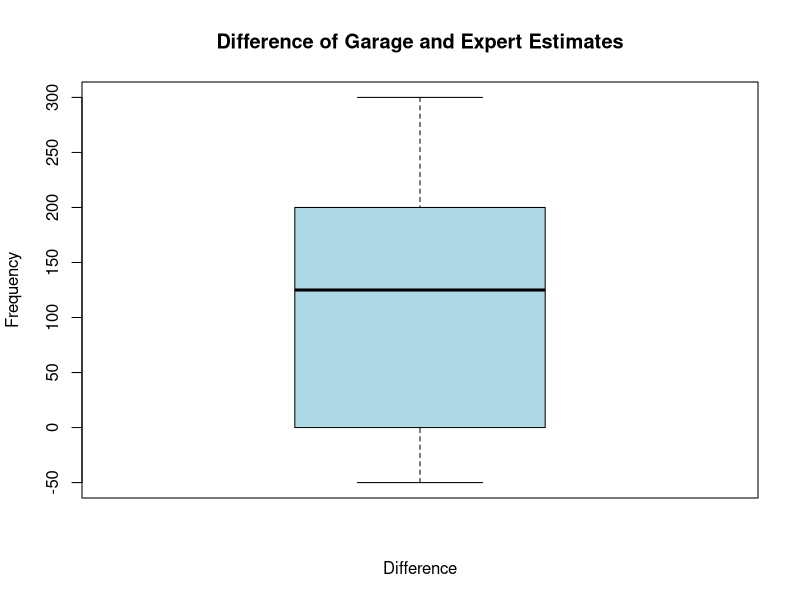

Write R code to recreate this figure.
g <- c(500, 1550, 1250, 1300, 750, 1000, 1250, 1300, 800, 2500)
e <- c(400, 1500, 1300, 1300, 800, 800, 1000, 1100, 650, 2200)


gmean <- mean(g)
gstd <- sd(g)
emean <- mean(e)
estd <- sd(e)
diff <- gmean - emean



message("Garage Mean: ", gmean)
message("Expert Mean: ", emean)
message("Mean difference (δ): ", diff)


diffs <- g - e
dstd <- sd(diffs)
dmean <- mean(diffs)

# stem(diffs)
boxplot(diffs,col="lightblue", main="Difference of Garage and Expert Estimates", xlab="Difference", ylab="Frequency")


t.test(diffs, mu=0, alternative="greater", conf.level=0.95)